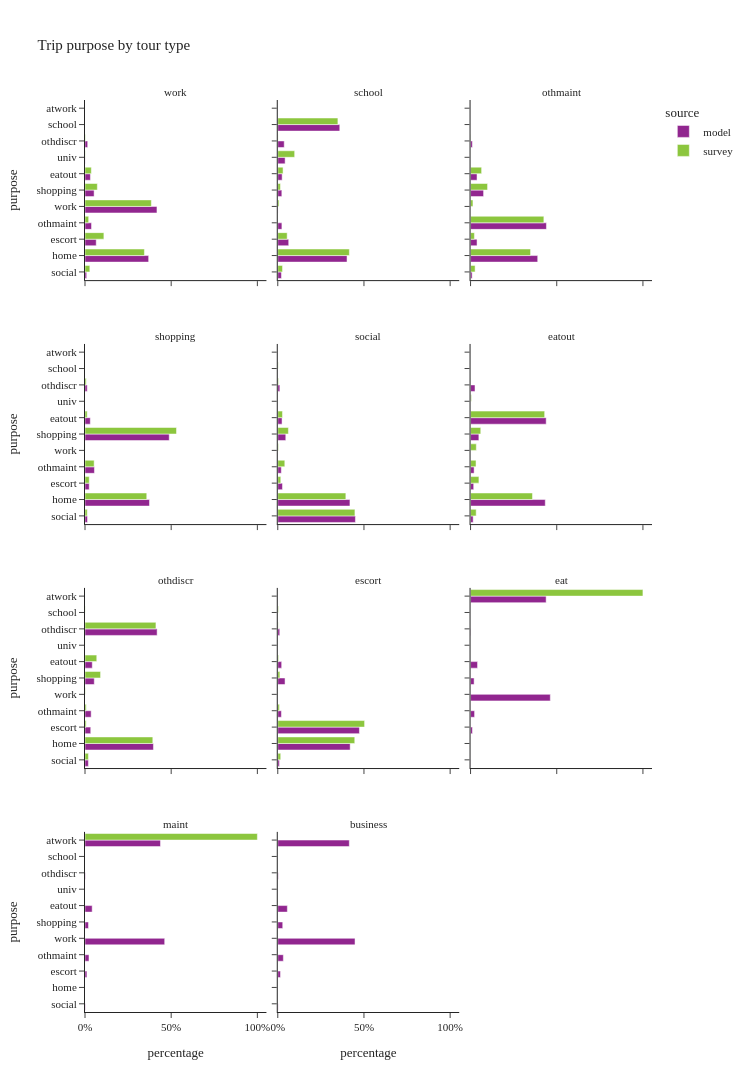

The notebook cell this image was saved under:
### Code cell
util.plot_share_facetbar(trip_data, 'trip_weight', share_col="purpose", title="Trip purpose by tour type", 

                         facet_col="tour_type", facet_col_wrap=3, height=1200)

### Figure 1 — Plotly figure (JSON) as saved in the notebook; plotly's stock layout.template omitted (floating-point values rounded to 4 significant figures)
{"data": [{"alignmentgroup": "True", "customdata": [[35019], [1333146], [234773], [136590], [1507164], [190779], [113620], [2674], [56441]], "hovertemplate": "source=model<br>tour_type=work<br>percentage=%{x}<br>purpose=%{y}<br>sample_size=%{customdata[0]}<extra></extra>", "legendgroup": "model", "marker": {"color": "#91268F", "pattern": {"shape": ""}}, "name": "model", "offsetgroup": "model", "orientation": "h", "showlegend": true, "textposition": "auto", "type": "bar", "x": [0.0097, 0.3693, 0.06503, 0.03783, 0.4175, 0.05284, 0.03147, 0.0007407, 0.01563], "xaxis": "x10", "y": ["social", "home", "escort", "othmaint", "work", "shopping", "eatout", "univ", "othdiscr"], "yaxis": "y10"}, {"alignmentgroup": "True", "customdata": [[40527], [769261], [121401], [688704], [45737], [2788], [44965], [48419], [81544], [71537]], "hovertemplate": "source=model<br>tour_type=school<br>percentage=%{x}<br>purpose=%{y}<br>sample_size=%{customdata[0]}<extra></extra>", "legendgroup": "model", "marker": {"color": "#91268F", "pattern": {"shape": ""}}, "name": "model", "offsetgroup": "model", "orientation": "h", "showlegend": false, "textposition": "auto", "type": "bar", "x": [0.02116, 0.4017, 0.0634, 0.3597, 0.02389, 0.001456, 0.02348, 0.02529, 0.04258, 0.03736], "xaxis": "x11", "y": ["social", "home", "escort", "school", "othmaint", "work", "shopping", "eatout", "univ", "othdiscr"], "yaxis": "y11"}, {"alignmentgroup": "True", "customdata": [[10373], [440782], [42561], [498069], [85465], [42402], [11844]], "hovertemplate": "source=model<br>tour_type=othmaint<br>percentage=%{x}<br>purpose=%{y}<br>sample_size=%{customdata[0]}<extra></extra>", "legendgroup": "model", "marker": {"color": "#91268F", "pattern": {"shape": ""}}, "name": "model", "offsetgroup": "model", "orientation": "h", "showlegend": false, "textposition": "auto", "type": "bar", "x": [0.009168, 0.3896, 0.03761, 0.4402, 0.07553, 0.03747, 0.01047], "xaxis": "x12", "y": ["social", "home", "escort", "othmaint", "shopping", "eatout", "othdiscr"], "yaxis": "y12"}, {"alignmentgroup": "True", "customdata": [[31039], [803381], [52591], [117611], [1049462], [66036], [27824]], "hovertemplate": "source=model<br>tour_type=shopping<br>percentage=%{x}<br>purpose=%{y}<br>sample_size=%{customdata[0]}<extra></extra>", "legendgroup": "model", "marker": {"color": "#91268F", "pattern": {"shape": ""}}, "name": "model", "offsetgroup": "model", "orientation": "h", "showlegend": false, "textposition": "auto", "type": "bar", "x": [0.01445, 0.374, 0.02448, 0.05476, 0.4886, 0.03074, 0.01295], "xaxis": "x7", "y": ["social", "home", "escort", "othmaint", "shopping", "eatout", "othdiscr"], "yaxis": "y7"}, {"alignmentgroup": "True", "customdata": [[194631], [180904], [11724], [8875], [20066], [10704], [5196]], "hovertemplate": "source=model<br>tour_type=social<br>percentage=%{x}<br>purpose=%{y}<br>sample_size=%{customdata[0]}<extra></extra>", "legendgroup": "model", "marker": {"color": "#91268F", "pattern": {"shape": ""}}, "name": "model", "offsetgroup": "model", "orientation": "h", "showlegend": false, "textposition": "auto", "type": "bar", "x": [0.4504, 0.4187, 0.02713, 0.02054, 0.04644, 0.02477, 0.01202], "xaxis": "x8", "y": ["social", "home", "escort", "othmaint", "shopping", "eatout", "othdiscr"], "yaxis": "y8"}, {"alignmentgroup": "True", "customdata": [[10848], [311732], [13096], [14856], [34628], [315516], [18518]], "hovertemplate": "source=model<br>tour_type=eatout<br>percentage=%{x}<br>purpose=%{y}<br>sample_size=%{customdata[0]}<extra></extra>", "legendgroup": "model", "marker": {"color": "#91268F", "pattern": {"shape": ""}}, "name": "model", "offsetgroup": "model", "orientation": "h", "showlegend": false, "textposition": "auto", "type": "bar", "x": [0.01508, 0.4334, 0.01821, 0.02066, 0.04815, 0.4387, 0.02575], "xaxis": "x9", "y": ["social", "home", "escort", "othmaint", "shopping", "eatout", "othdiscr"], "yaxis": "y9"}, {"alignmentgroup": "True", "customdata": [[33164], [669095], [55990], [60163], [90723], [71106], [705220]], "hovertemplate": "source=model<br>tour_type=othdiscr<br>percentage=%{x}<br>purpose=%{y}<br>sample_size=%{customdata[0]}<extra></extra>", "legendgroup": "model", "marker": {"color": "#91268F", "pattern": {"shape": ""}}, "name": "model", "offsetgroup": "model", "orientation": "h", "showlegend": false, "textposition": "auto", "type": "bar", "x": [0.01968, 0.397, 0.03322, 0.0357, 0.05383, 0.04219, 0.4184], "xaxis": "x4", "y": ["social", "home", "escort", "othmaint", "shopping", "eatout", "othdiscr"], "yaxis": "y4"}, {"alignmentgroup": "True", "customdata": [[12246], [551568], [622086], [27625], [55310], [29677], [15022]], "hovertemplate": "source=model<br>tour_type=escort<br>percentage=%{x}<br>purpose=%{y}<br>sample_size=%{customdata[0]}<extra></extra>", "legendgroup": "model", "marker": {"color": "#91268F", "pattern": {"shape": ""}}, "name": "model", "offsetgroup": "model", "orientation": "h", "showlegend": false, "textposition": "auto", "type": "bar", "x": [0.009323, 0.4199, 0.4736, 0.02103, 0.04211, 0.02259, 0.01144], "xaxis": "x5", "y": ["social", "home", "escort", "othmaint", "shopping", "eatout", "othdiscr"], "yaxis": "y5"}, {"alignmentgroup": "True", "customdata": [[993], [7301], [15570], [308918], [13746], [27046], [1371], [292753]], "hovertemplate": "source=model<br>tour_type=eat<br>percentage=%{x}<br>purpose=%{y}<br>sample_size=%{customdata[0]}<extra></extra>", "legendgroup": "model", "marker": {"color": "#91268F", "pattern": {"shape": ""}}, "name": "model", "offsetgroup": "model", "orientation": "h", "showlegend": false, "textposition": "auto", "type": "bar", "x": [0.001487, 0.01093, 0.02332, 0.4627, 0.02059, 0.04051, 0.002053, 0.4385], "xaxis": "x6", "y": ["social", "escort", "othmaint", "work", "shopping", "eatout", "othdiscr", "atwork"], "yaxis": "y6"}, {"alignmentgroup": "True", "customdata": [[191], [1180], [2461], [49149], [2152], [4420], [207], [46546]], "hovertemplate": "source=model<br>tour_type=maint<br>percentage=%{x}<br>purpose=%{y}<br>sample_size=%{customdata[0]}<extra></extra>", "legendgroup": "model", "marker": {"color": "#91268F", "pattern": {"shape": ""}}, "name": "model", "offsetgroup": "model", "orientation": "h", "showlegend": false, "textposition": "auto", "type": "bar", "x": [0.001797, 0.0111, 0.02315, 0.4623, 0.02024, 0.04158, 0.001947, 0.4378], "xaxis": "x", "y": ["social", "escort", "othmaint", "work", "shopping", "eatout", "othdiscr", "atwork"], "yaxis": "y"}, {"alignmentgroup": "True", "customdata": [[368], [2624], [5416], [75195], [4823], [9313], [445], [69623]], "hovertemplate": "source=model<br>tour_type=business<br>percentage=%{x}<br>purpose=%{y}<br>sample_size=%{customdata[0]}<extra></extra>", "legendgroup": "model", "marker": {"color": "#91268F", "pattern": {"shape": ""}}, "name": "model", "offsetgroup": "model", "orientation": "h", "showlegend": false, "textposition": "auto", "type": "bar", "x": [0.002193, 0.01564, 0.03228, 0.4481, 0.02874, 0.0555, 0.002652, 0.4149], "xaxis": "x2", "y": ["social", "escort", "othmaint", "work", "shopping", "eatout", "othdiscr", "atwork"], "yaxis": "y2"}, {"alignmentgroup": "True", "customdata": [[152], [1509], [183], [67], [1699], [249], [166], [6], [16]], "hovertemplate": "source=survey<br>tour_type=work<br>percentage=%{x}<br>purpose=%{y}<br>sample_size=%{customdata[0]}<extra></extra>", "legendgroup": "survey", "marker": {"color": "#8CC63E", "pattern": {"shape": ""}}, "name": "survey", "offsetgroup": "survey", "orientation": "h", "showlegend": true, "textposition": "auto", "type": "bar", "x": [0.028, 0.3446, 0.1096, 0.02121, 0.3849, 0.07161, 0.03672, 0.001242, 0.002125], "xaxis": "x10", "y": ["social", "home", "escort", "othmaint", "work", "shopping", "eatout", "univ", "othdiscr"], "yaxis": "y10"}, {"alignmentgroup": "True", "customdata": [[34], [392], [54], [336], [6], [6], [13], [13], [67], [8]], "hovertemplate": "source=survey<br>tour_type=school<br>percentage=%{x}<br>purpose=%{y}<br>sample_size=%{customdata[0]}<extra></extra>", "legendgroup": "survey", "marker": {"color": "#8CC63E", "pattern": {"shape": ""}}, "name": "survey", "offsetgroup": "survey", "orientation": "h", "showlegend": false, "textposition": "auto", "type": "bar", "x": [0.02756, 0.4152, 0.05447, 0.3488, 0.000871, 0.00732, 0.01545, 0.03063, 0.09795, 0.001759], "xaxis": "x11", "y": ["social", "home", "escort", "school", "othmaint", "work", "shopping", "eatout", "univ", "othdiscr"], "yaxis": "y11"}, {"alignmentgroup": "True", "customdata": [[32], [523], [37], [594], [6], [138], [57], [1], [5]], "hovertemplate": "source=survey<br>tour_type=othmaint<br>percentage=%{x}<br>purpose=%{y}<br>sample_size=%{customdata[0]}<extra></extra>", "legendgroup": "survey", "marker": {"color": "#8CC63E", "pattern": {"shape": ""}}, "name": "survey", "offsetgroup": "survey", "orientation": "h", "showlegend": false, "textposition": "auto", "type": "bar", "x": [0.02633, 0.3481, 0.02225, 0.4253, 0.0139, 0.09864, 0.06412, 8.824e-05, 0.001305], "xaxis": "x12", "y": ["social", "home", "escort", "othmaint", "work", "shopping", "eatout", "univ", "othdiscr"], "yaxis": "y12"}, {"alignmentgroup": "True", "customdata": [[72], [898], [61], [108], [8], [1213], [54], [15]], "hovertemplate": "source=survey<br>tour_type=shopping<br>percentage=%{x}<br>purpose=%{y}<br>sample_size=%{customdata[0]}<extra></extra>", "legendgroup": "survey", "marker": {"color": "#8CC63E", "pattern": {"shape": ""}}, "name": "survey", "offsetgroup": "survey", "orientation": "h", "showlegend": false, "textposition": "auto", "type": "bar", "x": [0.01303, 0.3583, 0.02462, 0.05311, 0.0003403, 0.5308, 0.01277, 0.007023], "xaxis": "x7", "y": ["social", "home", "escort", "othmaint", "work", "shopping", "eatout", "othdiscr"], "yaxis": "y7"}, {"alignmentgroup": "True", "customdata": [[1971], [1729], [87], [1], [85], [28], [220], [110], [1], [18]], "hovertemplate": "source=survey<br>tour_type=social<br>percentage=%{x}<br>purpose=%{y}<br>sample_size=%{customdata[0]}<extra></extra>", "legendgroup": "survey", "marker": {"color": "#8CC63E", "pattern": {"shape": ""}}, "name": "survey", "offsetgroup": "survey", "orientation": "h", "showlegend": false, "textposition": "auto", "type": "bar", "x": [0.4476, 0.3949, 0.01735, 0.002399, 0.04073, 0.003925, 0.0615, 0.02727, 2.37e-05, 0.004311], "xaxis": "x8", "y": ["social", "home", "escort", "school", "othmaint", "work", "shopping", "eatout", "univ", "othdiscr"], "yaxis": "y8"}, {"alignmentgroup": "True", "customdata": [[48], [430], [43], [35], [14], [79], [464], [2], [4]], "hovertemplate": "source=survey<br>tour_type=eatout<br>percentage=%{x}<br>purpose=%{y}<br>sample_size=%{customdata[0]}<extra></extra>", "legendgroup": "survey", "marker": {"color": "#8CC63E", "pattern": {"shape": ""}}, "name": "survey", "offsetgroup": "survey", "orientation": "h", "showlegend": false, "textposition": "auto", "type": "bar", "x": [0.03263, 0.3592, 0.04845, 0.03176, 0.03333, 0.05911, 0.4299, 0.005064, 0.0005344], "xaxis": "x9", "y": ["social", "home", "escort", "othmaint", "work", "shopping", "eatout", "univ", "othdiscr"], "yaxis": "y9"}, {"alignmentgroup": "True", "customdata": [[14], [98], [9], [1], [6], [3], [5], [9], [2], [104]], "hovertemplate": "source=survey<br>tour_type=othdiscr<br>percentage=%{x}<br>purpose=%{y}<br>sample_size=%{customdata[0]}<extra></extra>", "legendgroup": "survey", "marker": {"color": "#8CC63E", "pattern": {"shape": ""}}, "name": "survey", "offsetgroup": "survey", "orientation": "h", "showlegend": false, "textposition": "auto", "type": "bar", "x": [0.01987, 0.3934, 0.006758, 0.0008897, 0.007202, 0.001525, 0.09032, 0.06821, 0.0002338, 0.4116], "xaxis": "x4", "y": ["social", "home", "escort", "school", "othmaint", "work", "shopping", "eatout", "univ", "othdiscr"], "yaxis": "y4"}, {"alignmentgroup": "True", "customdata": [[22], [511], [589], [3], [16], [4], [22], [13], [2]], "hovertemplate": "source=survey<br>tour_type=escort<br>percentage=%{x}<br>purpose=%{y}<br>sample_size=%{customdata[0]}<extra></extra>", "legendgroup": "survey", "marker": {"color": "#8CC63E", "pattern": {"shape": ""}}, "name": "survey", "offsetgroup": "survey", "orientation": "h", "showlegend": false, "textposition": "auto", "type": "bar", "x": [0.01695, 0.4466, 0.5036, 0.003718, 0.009366, 0.0008395, 0.01214, 0.004722, 0.00206], "xaxis": "x5", "y": ["social", "home", "escort", "school", "othmaint", "work", "shopping", "eatout", "othdiscr"], "yaxis": "y5"}, {"alignmentgroup": "True", "customdata": [[142]], "hovertemplate": "source=survey<br>tour_type=eat<br>percentage=%{x}<br>purpose=%{y}<br>sample_size=%{customdata[0]}<extra></extra>", "legendgroup": "survey", "marker": {"color": "#8CC63E", "pattern": {"shape": ""}}, "name": "survey", "offsetgroup": "survey", "orientation": "h", "showlegend": false, "textposition": "auto", "type": "bar", "x": [1.0], "xaxis": "x6", "y": ["atwork"], "yaxis": "y6"}, {"alignmentgroup": "True", "customdata": [[89]], "hovertemplate": "source=survey<br>tour_type=maint<br>percentage=%{x}<br>purpose=%{y}<br>sample_size=%{customdata[0]}<extra></extra>", "legendgroup": "survey", "marker": {"color": "#8CC63E", "pattern": {"shape": ""}}, "name": "survey", "offsetgroup": "survey", "orientation": "h", "showlegend": false, "textposition": "auto", "type": "bar", "x": [1.0], "xaxis": "x", "y": ["atwork"], "yaxis": "y"}], "layout": {"annotations": [{"font": {}, "showarrow": false, "text": "maint", "x": 0.16, "xanchor": "center", "xref": "paper", "y": 0.1975, "yanchor": "bottom", "yref": "paper"}, {"font": {}, "showarrow": false, "text": "business", "x": 0.5, "xanchor": "center", "xref": "paper", "y": 0.1975, "yanchor": "bottom", "yref": "paper"}, {"font": {}, "showarrow": false, "text": "othdiscr", "x": 0.16, "xanchor": "center", "xref": "paper", "y": 0.465, "yanchor": "bottom", "yref": "paper"}, {"font": {}, "showarrow": false, "text": "escort", "x": 0.5, "xanchor": "center", "xref": "paper", "y": 0.465, "yanchor": "bottom", "yref": "paper"}, {"font": {}, "showarrow": false, "text": "eat", "x": 0.84, "xanchor": "center", "xref": "paper", "y": 0.465, "yanchor": "bottom", "yref": "paper"}, {"font": {}, "showarrow": false, "text": "shopping", "x": 0.16, "xanchor": "center", "xref": "paper", "y": 0.7325, "yanchor": "bottom", "yref": "paper"}, {"font": {}, "showarrow": false, "text": "social", "x": 0.5, "xanchor": "center", "xref": "paper", "y": 0.7325, "yanchor": "bottom", "yref": "paper"}, {"font": {}, "showarrow": false, "text": "eatout", "x": 0.84, "xanchor": "center", "xref": "paper", "y": 0.7325, "yanchor": "bottom", "yref": "paper"}, {"font": {}, "showarrow": false, "text": "work", "x": 0.16, "xanchor": "center", "xref": "paper", "y": 1.0, "yanchor": "bottom", "yref": "paper"}, {"font": {}, "showarrow": false, "text": "school", "x": 0.5, "xanchor": "center", "xref": "paper", "y": 1.0, "yanchor": "bottom", "yref": "paper"}, {"font": {}, "showarrow": false, "text": "othmaint", "x": 0.84, "xanchor": "center", "xref": "paper", "y": 1.0, "yanchor": "bottom", "yref": "paper"}], "barmode": "group", "height": 1200, "legend": {"title": {"text": "source"}, "tracegroupgap": 0}, "title": {"text": "Trip purpose by tour type"}, "width": 750, "xaxis": {"anchor": "y", "domain": [0.0, 0.32], "tickformat": ".0%", "title": {"text": "percentage"}}, "xaxis10": {"anchor": "y10", "domain": [0.0, 0.32], "matches": "x", "showticklabels": false}, "xaxis11": {"anchor": "y11", "domain": [0.34, 0.66], "matches": "x", "showticklabels": false}, "xaxis12": {"anchor": "y12", "domain": [0.68, 1.0], "matches": "x", "showticklabels": false}, "xaxis2": {"anchor": "y2", "domain": [0.34, 0.66], "matches": "x", "tickformat": ".0%", "title": {"text": "percentage"}}, "xaxis3": {"anchor": "y3", "domain": [0.68, 1.0], "matches": "x", "title": {"text": "percentage"}}, "xaxis4": {"anchor": "y4", "domain": [0.0, 0.32], "matches": "x", "showticklabels": false}, "xaxis5": {"anchor": "y5", "domain": [0.34, 0.66], "matches": "x", "showticklabels": false}, "xaxis6": {"anchor": "y6", "domain": [0.68, 1.0], "matches": "x", "showticklabels": false}, "xaxis7": {"anchor": "y7", "domain": [0.0, 0.32], "matches": "x", "showticklabels": false}, "xaxis8": {"anchor": "y8", "domain": [0.34, 0.66], "matches": "x", "showticklabels": false}, "xaxis9": {"anchor": "y9", "domain": [0.68, 1.0], "matches": "x", "showticklabels": false}, "yaxis": {"anchor": "x", "domain": [0.0, 0.1975], "title": {"text": "purpose"}}, "yaxis10": {"anchor": "x10", "domain": [0.8025, 1.0], "matches": "y", "title": {"text": "purpose"}}, "yaxis11": {"anchor": "x11", "domain": [0.8025, 1.0], "matches": "y", "showticklabels": false}, "yaxis12": {"anchor": "x12", "domain": [0.8025, 1.0], "matches": "y", "showticklabels": false}, "yaxis2": {"anchor": "x2", "domain": [0.0, 0.1975], "matches": "y", "showticklabels": false}, "yaxis3": {"anchor": "x3", "domain": [0.0, 0.1975], "matches": "y", "showticklabels": false}, "yaxis4": {"anchor": "x4", "domain": [0.2675, 0.465], "matches": "y", "title": {"text": "purpose"}}, "yaxis5": {"anchor": "x5", "domain": [0.2675, 0.465], "matches": "y", "showticklabels": false}, "yaxis6": {"anchor": "x6", "domain": [0.2675, 0.465], "matches": "y", "showticklabels": false}, "yaxis7": {"anchor": "x7", "domain": [0.535, 0.7325], "matches": "y", "title": {"text": "purpose"}}, "yaxis8": {"anchor": "x8", "domain": [0.535, 0.7325], "matches": "y", "showticklabels": false}, "yaxis9": {"anchor": "x9", "domain": [0.535, 0.7325], "matches": "y", "showticklabels": false}}}
